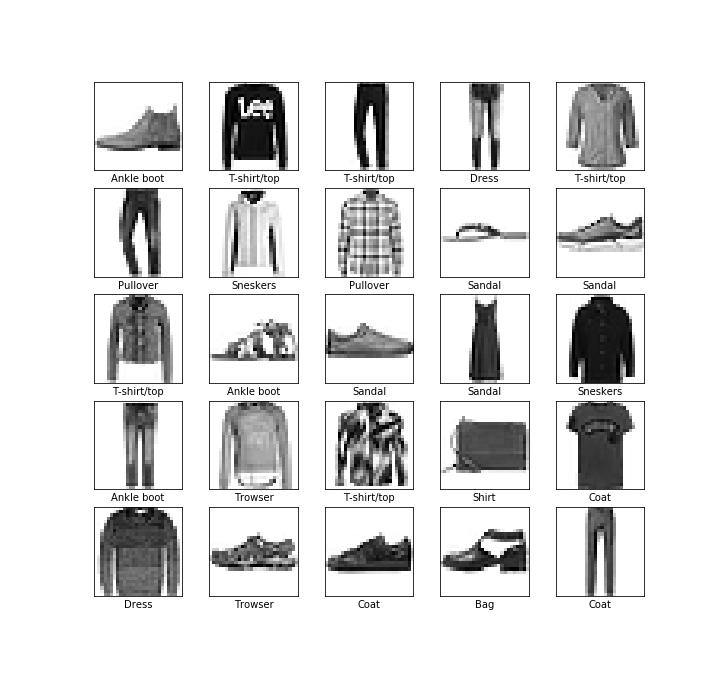
#> input picture 2020_projects/dataseto.png, 720 x 681 px, given in place of bobcat.PNG, which was not available
$ python Image_processing.py
#> lines starting #> are read from the running program, lines starting #| are printed output that depends on the picture; pictures that were not available may be replaced by others from this repository, and a replacement may not be noted
import cv2
import matplotlib.pyplot as plt
import numpy as np
from sklearn.cluster import KMeans
from collections import Counter


def rgb2hex(rgb):
    hex = "#{:02x}{:02x}{:02x}".format(int(rgb[0]), int(rgb[1]), int(rgb[2]))
    return hex

print(rgb2hex([255, 0, 0]))


def plot_image_info(path, k=6):
#> called with path = 'bobcat.PNG', k = 6
    img_bar = cv2.imread(path)
#> img_bar is the input picture: shape (681, 720, 3); min 0, max 255, mean 223.6
    img_rgb = cv2.cvtColor(img_bar, cv2.COLOR_BGR2RGB)

    resize = cv2.resize(img_rgb, (64, 64), interpolation = cv2.INTER_AREA)
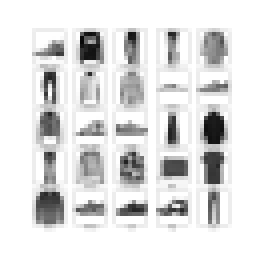
#> resize: shape (64, 64, 3) (shown 4 times larger); min 8, max 255, mean 223.6

    img_list =  resize.reshape((resize.shape[0] * resize.shape[1], 3))

    clt = KMeans(n_clusters=k)
    labels = clt.fit_predict(img_list)
#> labels = 4096 values, max 5 at index 546, min 0 at index 0, mean 1.41

    #count labels to find the most popular
    label_counts = Counter(labels)
#> label_counts = {0: 2406, 4: 753, 2: 307, 3: 206, 1: 147, 5: 277}
    total_count = sum(label_counts.values())
#> total_count = 4096


    ##subset out the most popular centroid
    center_colors = list(clt.cluster_centers_)
    ordered_colors = [center_colors[i]/255 for i in label_counts.keys()]
#> ordered_colors = [[0.998, 0.998, 0.998], [0.919, 0.919, 0.919], [0.768, 0.768, 0.768], [0.373, 0.373, 0.373], [0.169, 0.169, 0.169], [0.577, 0.577, 0.577]]
    color_labels = [rgb2hex(ordered_colors[i]*255) for i in label_counts.keys()]
#> color_labels = ['#fefefe', '#2a2a2a', '#c3c3c3', '#5f5f5f', '#eaeaea', '#939393']


#    print(label_counts.values())
#    print(color_labels)


    #plot
    plt.figure(figsize=(14, 8))
    plt.subplot(221)
    plt.imshow(img_rgb)
    plt.axis("off")


    plt.subplot(222)
    plt.pie(label_counts.values(), labels=color_labels, colors=ordered_colors,
            startangle=90)
    plt.axis("equal")
    plt.show()
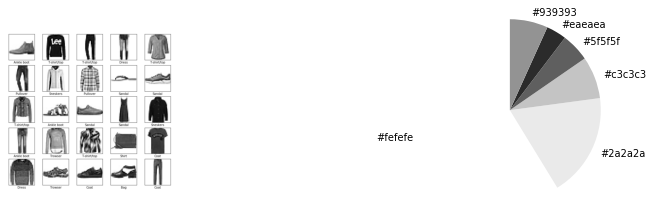
#> figure drawn by matplotlib, 2 panels


plot_image_info("bobcat.PNG")


image = cv2.imread("chi.jpg")
type(image)


image.shape

plt.imshow(image)

image = cv2.cvtColor(image, cv2.COLOR_BGR2RGB)

plt.imshow(image)


image = cv2.cvtColor(image, cv2.COLOR_BGR2GRAY)

plt.imshow(image)


color_1 = [225, 0, 0]
color_2 = [0, 225, 0]
color_3 = [0, 0, 225]
color_4 = [127, 127, 127]

plt.imshow(np.array([
        [color_1, color_2],
        [color_3, color_4],
        ]))


plt.imshow(np.array([
        [color_1, color_2],
        [color_3, color_4]
        ]))

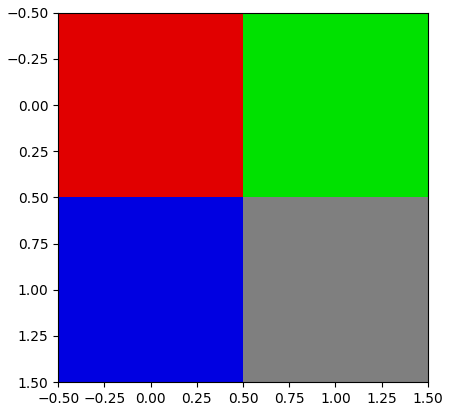
#> figure drawn by matplotlib, 1 panel
